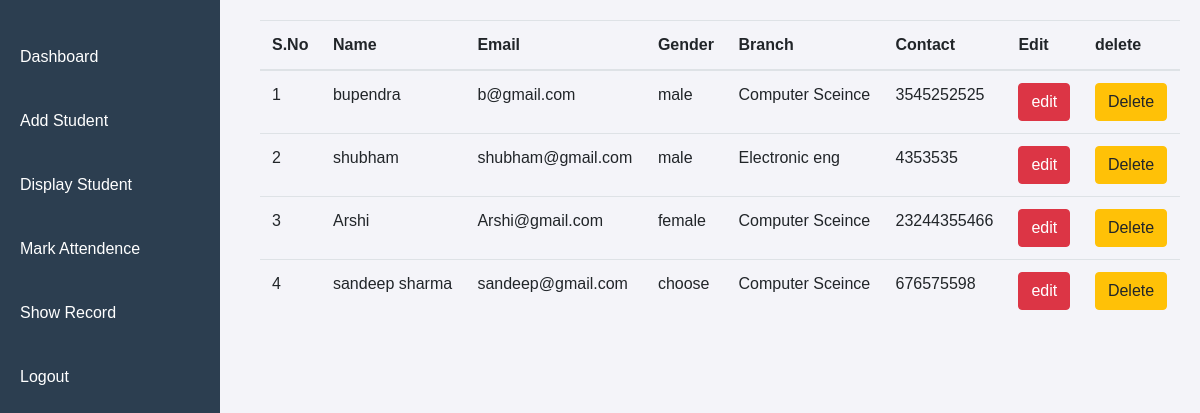
/display/, run on an earlier commit of the app's database.
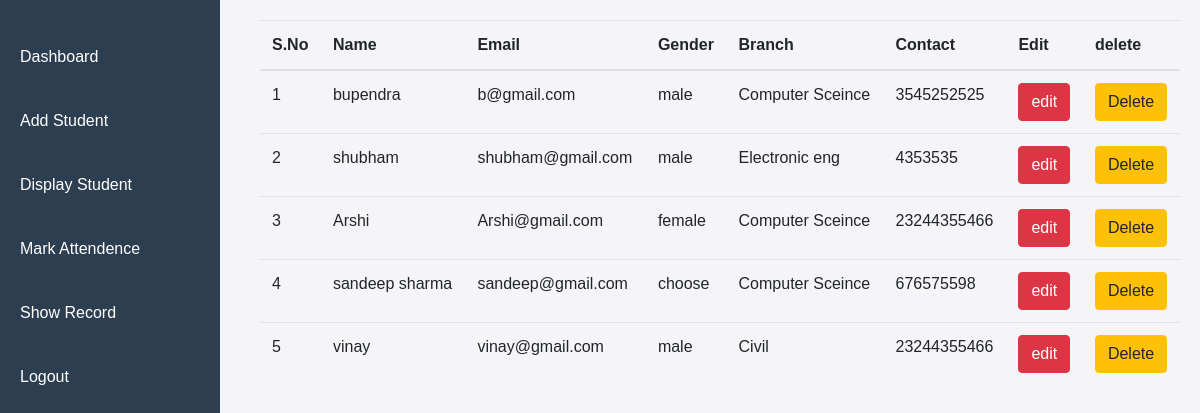
And on a later commit of the database.
### app/models.py (models this page shows)
class staff(models.Model):
    name=models.CharField(max_length=50)
    email=models.EmailField()
    gender=models.CharField(max_length=50)
    status=models.CharField(max_length=50)
    contact=models.IntegerField()
    branch=models.CharField(max_length=50)

### app/views.py (the view)
# urls.py: path('display/',views.display,name='display'),
def display(request):
    mydata=staff.objects.all()
    return render(request,"display.html",{'myval':mydata})

### app/templates/display.html (shortened to what this page needs)
{% extends "base.html" %}
{%  load static  %}
{% block css %}<link rel="stylesheet" href="https://cdn.jsdelivr.net/npm/bootstrap@4.0.0/dist/css/bootstrap.min.css">{% endblock %}
{% block content %}
<table class="table">
  <thead>
    <tr>
      <th scope="col">S.No</th>
      <th scope="col">Name</th>
      <th scope="col">Email</th>
      <th scope="col">Gender</th>
      <th scope="col">Branch</th>
      <th scope="col">Contact</th>
      <th scope="col">Edit</th>
      <th scope="col">delete</th>
    </tr>
  </thead>
  <tbody>
  {%for i in myval%}
    <tr>
      <td scope="row">{{forloop.counter}}</th>
      <td>{{i.name}}</td>
      <td>{{i.email}}</td>
      <td>{{i.gender}}</td>
      <td>{{i.branch}}</td>
      <td>{{i.contact}}</td>
      <td><a href="{% url 'edit' pk=i.id %}"><button type="button" class="btn btn-danger">edit</button></a>
      </td>
      <td><a href="{% url 'remove' pk=i.id %}"><button type="button" class="btn btn-warning">Delete</button></a></td>
    </tr>
    {% endfor %}
  </tbody>
</table>
{% endblock %}

### app/templates/base.html (shortened to what this page needs)
<!DOCTYPE html>
<html lang="en">
<head>
    {% block css%} {% endblock %}
</head>
<body>
    <div class="sidebar">
        <ul>
            <li><a href="#">Dashboard</a></li>
            <li><a href="{% url 'add' %}">Add Student</a></li>
            <li><a href="{% url 'display' %}">Display Student</a></li>
            <li><a href="{% url 'attendence' %}">Mark Attendence</a></li>
            <li><a href="{% url 'show' %}">Show Record</a></li>
            <li><a href="{% url 'logout' %}">Logout</a></li>
        </ul>
    </div>
    <div class="content">
    {% block content %}
    {% endblock %}
</div>
</body>
</html>

### app/templates/base.html (style rules this page uses)
* { margin: 0; padding: 0; box-sizing: border-box; }
body { font-family: Arial, sans-serif; background-color: #f4f4f9; display: flex; min-height: 100vh; }
.sidebar { background-color: #2c3e50; color: white; width: 220px; padding-top: 30px; min-height: 100vh; position: fixed; top: 0; left: 0; transition: 0.3s; }
.sidebar ul { list-style-type: none; padding-left: 0; }
.sidebar li { padding: 15px 20px; margin-bottom: 10px; border-radius: 5px; transition: background-color 0.3s; }
.sidebar a { text-decoration: none; color: white; font-size: 16px; }
.content { margin-left: 240px; padding: 20px; width: 100%; }

What changed in the data, as far as the page shows it:
added staff: name "vinay", email "vinay@gmail.com", gender "male", branch "Civil", contact "23244355466"
